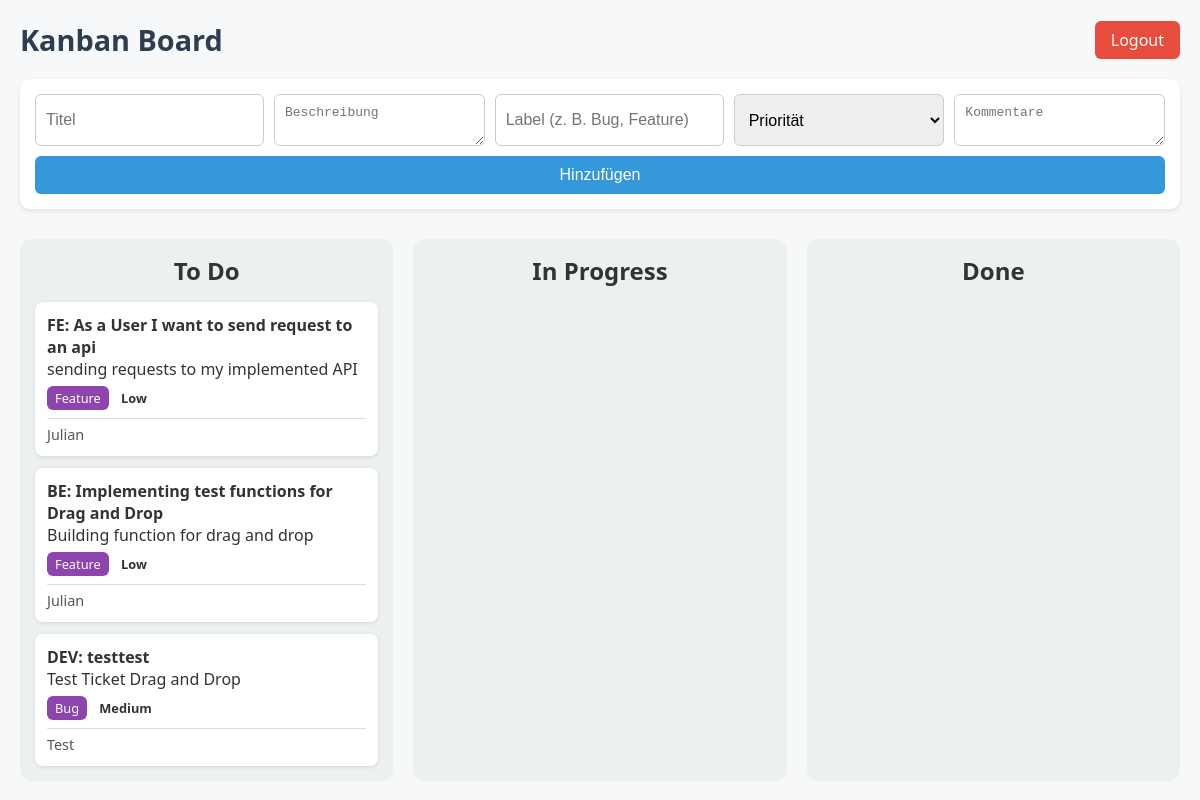
/board (signed in), run on the app's committed database.
### models.py (models this page shows)
class Task(db.Model):
    id = db.Column(db.Integer, primary_key=True)
    title = db.Column(db.String(200), nullable=False)
    description = db.Column(db.Text)
    status = db.Column(db.String(50), default='To Do')
    label = db.Column(db.String(50))
    priority = db.Column(db.String(50))
    comments = db.Column(db.Text)
    user_id = db.Column(db.Integer, db.ForeignKey('user.id'), nullable=False)

### app.py (the view)
@app.route('/board')
@login_required
def board():
    tasks = Task.query.filter_by(user_id=current_user.id).all()
    return render_template('board.html', tasks=tasks)

### app.py (called while the page is built)
@login_manager.user_loader
def load_user(user_id):
    return User.query.get(int(user_id))

### templates/board.html (shortened to what this page needs)
<!DOCTYPE html>
<html lang="de">
<head>
    <link rel="stylesheet" href="{{ url_for('static', filename='style.css') }}">
</head>
<body>
    <header>
        <h1>Kanban Board</h1>
        <a href="{{ url_for('logout') }}" class="logout">Logout</a>
    </header>
    <form method="POST" action="{{ url_for('add_task') }}" class="task-form">
        <input type="text" name="title" placeholder="Titel" required>
        <textarea name="description" placeholder="Beschreibung"></textarea>
        <input type="text" name="label" placeholder="Label (z. B. Bug, Feature)">
        <select name="priority">
            <option value="">Priorität</option>
        </select>
        <textarea name="comments" placeholder="Kommentare"></textarea>
        <button type="submit">Hinzufügen</button>
    </form>
    <main class="board">
        {% for column in ['To Do', 'In Progress', 'Done'] %}
        <section class="column">
            <h2>{{ column }}</h2>
            <div class="task-container"
                data-status="{{ column }}"
                ondragover="allowDrop(event)"
                ondrop="drop(event)">
                {% for task in tasks if task.status == column %}
                <div class="task"
                     id="{{ task.id }}"
                     draggable="true"
                     ondragstart="drag(event)"
                     data-id="{{ task.id }}">
                    <strong>{{ task.title }}</strong>
                    <p>{{ task.description }}</p>
                    {% if task.label %}<span class="label">{{ task.label }}</span>{% endif %}
                    {% if task.priority %}<span class="priority">{{ task.priority }}</span>{% endif %}
                    {% if task.comments %}<p class="comments">{{ task.comments }}</p>{% endif %}
                </div>
                {% endfor %}
            </div>
        </section>
        {% endfor %}
    </main>
</body>
</html>

### static/style.css (style rules this page uses)
* { margin: 0; padding: 0; box-sizing: border-box; }
body { font-family: 'Segoe UI', Tahoma, Geneva, Verdana, sans-serif; background: #f7f8fa; color: #333; padding: 20px; }
header { display: flex; justify-content: space-between; align-items: center; margin-bottom: 20px; }
header h1 { font-size: 1.8em; color: #2c3e50; }
.logout { text-decoration: none; color: #fff; background: #e74c3c; padding: 8px 16px; border-radius: 6px; }
.task-form { display: flex; flex-wrap: wrap; gap: 10px; margin-bottom: 30px; background: #fff; padding: 15px; border-radius: 10px; box-shadow: 0 2px 5px rgba(0,0,0,0.1); }
.task-form input, .task-form textarea, .task-form select, .task-form button { padding: 10px; border-radius: 6px; border: 1px solid #ccc; font-size: 1em; flex: 1 1 200px; }
.task-form button { background: #3498db; color: white; border: none; cursor: pointer; flex: 1 1 100px; }
.board { display: grid; grid-template-columns: repeat(auto-fit, minmax(300px, 1fr)); gap: 20px; }
.column { background: #ecf0f1; padding: 15px; border-radius: 12px; min-height: 300px; }
.column h2 { margin-bottom: 15px; text-align: center; }
.task-container { display: flex; flex-direction: column; gap: 12px; }
.task { background: white; padding: 12px; border-radius: 8px; box-shadow: 0 1px 4px rgba(0,0,0,0.1); cursor: grab; transition: transform 0.1s ease; }
.label { display: inline-block; margin-top: 6px; padding: 3px 8px; background: #8e44ad; color: white; border-radius: 6px; font-size: 0.8em; }
.priority { display: inline-block; margin-top: 6px; padding: 3px 8px; border-radius: 6px; font-size: 0.8em; font-weight: bold; }
.priority::before { content: \"⚑ \"; }
.comments { margin-top: 8px; font-size: 0.9em; color: #555; border-top: 1px solid #ddd; padding-top: 6px; }

### data on the page
Task: title "FE: As a User I want to send request to an api", description "sending requests to my implemented API", label "Feature", priority "Low", comments "Julian"
Task: title "BE: Implementing test functions for Drag and Drop", description "Building function for drag and drop", label "Feature", priority "Low", comments "Julian"
Task: title "DEV: testtest", description "Test Ticket Drag and Drop", label "Bug", priority "Medium", comments "Test"

### other printed values
{{ column }} "To Do" "In Progress" "Done"
